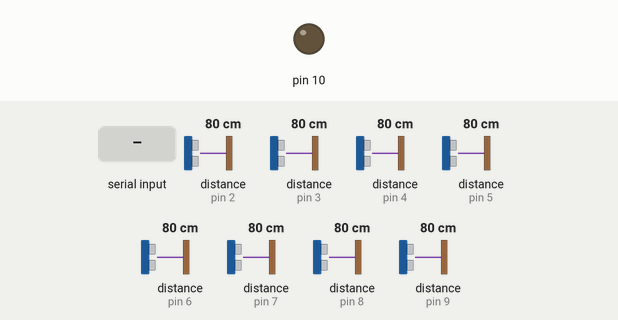
Recording of a sketch running on a simulated Arduino Uno, built with avr-gcc and run on an emulated ATmega328P. Parts: output pins drawn as LEDs (lit = HIGH). Inputs (shaded band) come from the test bench; at power-on: distance to the obstacle (sensors on pin 2, pin 3, pin 4, pin 5, pin 6, pin 7, pin 8, pin 9) 80 cm. The echo pulse lasts 58.3 µs per cm; pins used as bus, display or sensor lines are not drawn; what the sketch prints to the serial monitor is not drawn.

Above: at 1.2 s.
1.3 s: "b" received over Serial
At 3.23 s:
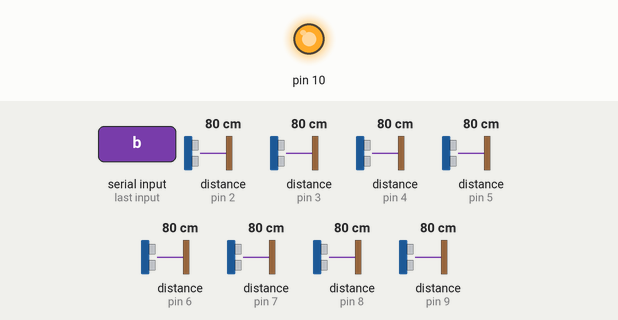
Timing chart, 0 to 5.0 s (numbered marks = the images above; inputs shaded):
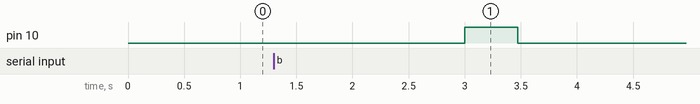

The sketch:

point_b_parking.ino
```cpp
//remove jumper behind the sensor
int trigPin = A0;  //D2   for arduino use any GPIO pin
int eP[8]={2,3,4,5,6,7,8,9};
int i=0;
String data = "b";
String incoming,dataToSend;
char first_word;
bool do_reading = false;
long duration, distance;

void setup(){
 Serial.begin(9600);
 //Serial.println("Starting it");
 pinMode(trigPin, OUTPUT);
 for(i=0;i<8;i++)
  pinMode(eP[i], INPUT);
 pinMode(10,OUTPUT);
}

void readSerialData(){
  while (Serial.available()>0){
    //Read the incoming byte
    incoming = Serial.readString();
    first_word = incoming.charAt(0);
    if(first_word == 'b')
    {
     do_reading = true;
     digitalWrite(10,HIGH);
    }
   else
   {
    do_reading = false;
    digitalWrite(10,LOW);
   }
 }
}

String readDataFromSensor(){
  data = "b,";
  for (i=0;i<8;i++)
 { digitalWrite(trigPin, HIGH);
  delayMicroseconds (50);
  digitalWrite(trigPin, LOW);
  duration = pulseIn(eP[i], HIGH);
  //Serial.print(duration);
  distance = duration / 58.2;
  data += String(distance);
  data += ",";
  delay(50);
 }
 return data;
}

void loop(){
  if (Serial.available() > 0){
  readSerialData();
 }

 if (do_reading){
  dataToSend = readDataFromSensor();
  Serial.println(dataToSend);
  Serial.flush();
  //Serial.write(dataToSend);
 }

 // Serial.println(" No command to read Data " );
 // dataToSend = "nothing";
 //}
// Serial.println(dataToSend);
 do_reading = false;
 digitalWrite(10,LOW);
 delay(2000);
}
```

Measured:
- after the input at 1.3 s, pin 10: LOW → HIGH after 1.7 s, → LOW 0.47 s later
